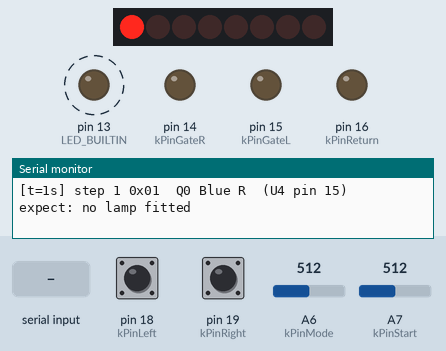
Recording of a sketch running on a simulated Arduino Nano, built with avr-gcc and run on an emulated ATmega328P. On the bench: 8 shift-register outputs drawn as a row of LEDs (first output left, lit = HIGH), output pins drawn as LEDs (lit = HIGH), the last lines printed to the serial monitor. Wiring (inferred from the names in the program): shift register (74HC595): data pin 2; shift clock pin 4; latch pin 3. Wiring (inferred from the signals the program sends): row of LEDs: on Q0, Q1, Q2, Q3, Q4, Q5, Q6, Q7. Dashed ring = blinking. The test bench sets the inputs (shaded band); at power-on: pin 18 (kPinLeft) HIGH, pin 19 (kPinRight) HIGH, A6 (kPinMode) = 512, A7 (kPinStart) = 512. Pins used as bus, display or sensor lines are not drawn.

Above: at 2.1 s.
2.2 s: "n" received over Serial
At 4.76 s:
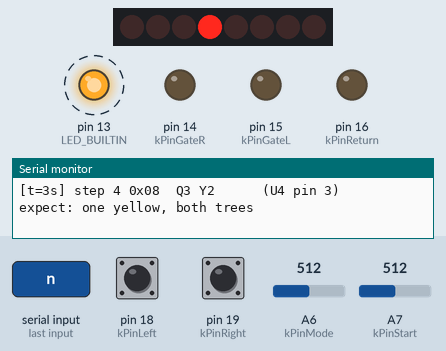
5.0 s: "n" received over Serial
At 9.9 s:
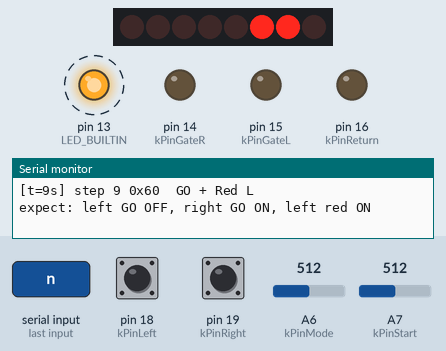
10.5 s: "n" received over Serial
At 19.76 s:
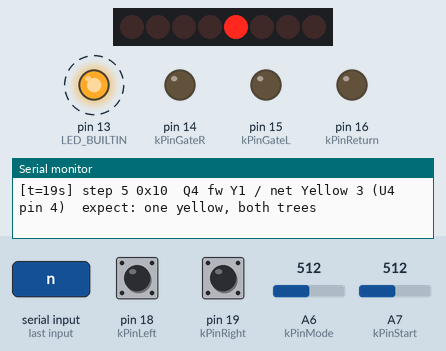
Timing chart, 0 to 21.5 s (numbered marks = the images above; inputs shaded):
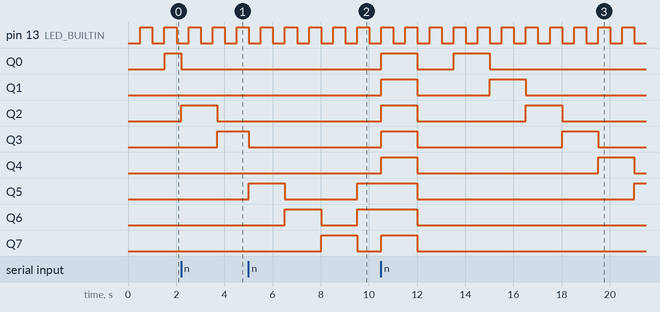

The sketch:

startController_hw_test.ino
```cpp
/*
 * Start Controller light-path and button test (standalone sketch).
 * Proves the SC Nano runs, the 74HC595 (U4) drives each lamp switch, the
 * U3/U1 "GO and not red" logic works, and the four buttons reach the Nano.
 * Uses no race code, no FC, and no serial link. Procedure:
 * startController_hw_test.md in this folder.
 *
 * USB serial: 115200 baud. Unplug the comm cable at J5 first - D0/D1 are
 * shared between USB and the link.
 *
 * Commands (type one character, then Enter):
 *   p  pause / resume the automatic step sequence (pause holds the outputs
 *      steady so you can probe them with a meter)
 *   n  next step       b  previous step       h  help
 */

#include <avr/pgmspace.h>

// ---- Pins: same as the race firmware (lights.cpp, gates.cpp, buttons.cpp) ----
static const uint8_t kPinData   = 2;   // U4 pin 14 (DS)
static const uint8_t kPinLatch  = 3;   // U4 pin 12 (STCP)
static const uint8_t kPinClock  = 4;   // U4 pin 11 (SHCP)
static const uint8_t kPinGateR  = 14;  // A0 - held LOW, as the race firmware does at boot
static const uint8_t kPinGateL  = 15;  // A1
static const uint8_t kPinReturn = 16;  // A2
static const uint8_t kPinLeft   = 18;  // digital, external pull-up
static const uint8_t kPinRight  = 19;  // digital, external pull-up
static const uint8_t kPinStart  = A7;  // analog-only
static const uint8_t kPinMode   = A6;  // analog-only

static const int           kAnalogThreshold = 512;   // same rule as buttons.cpp: below = pressed
static const unsigned long kStepMs          = 1500;  // auto-step dwell per pattern
static const unsigned long kHeartbeatMs     = 500;   // "L" LED toggle period
static const unsigned long kButtonPollMs    = 20;

// ---- Step table ----
// One row per pattern written to U4. "Qn" is the 74HC595 output bit; the
// U4 pin is where to probe it. Firmware names (lights.h) and PCB net names
// differ for the yellows: firmware Y3 is PCB net "Yellow 1" and firmware Y1
// is PCB net "Yellow 3". Note which physical lamp lights to settle it.
struct Step {
	uint8_t pattern;
	char    label[80];
};

static const Step kSteps[] PROGMEM = {
	{ 0x00, "ALL OFF                  expect: every lamp dark, U4 pin 5 = 0 V" },
	{ 0x01, "Q0 Blue R  (U4 pin 15)   expect: no lamp fitted" },
	{ 0x02, "Q1 Blue L  (U4 pin 1)    expect: no lamp fitted" },
	{ 0x04, "Q2 fw Y3 / net Yellow 1 (U4 pin 2)  expect: one yellow, both trees" },
	{ 0x08, "Q3 Y2      (U4 pin 3)    expect: one yellow, both trees" },
	{ 0x10, "Q4 fw Y1 / net Yellow 3 (U4 pin 4)  expect: one yellow, both trees" },
	{ 0x20, "Q5 GO      (U4 pin 5)    expect: GO lamp on BOTH trees" },
	{ 0x40, "Q6 Red L   (U4 pin 6)    expect: red, left tree only" },
	{ 0x80, "Q7 Red R   (U4 pin 7)    expect: red, right tree only" },
	{ 0x60, "GO + Red L               expect: left GO OFF, right GO ON, left red ON" },
	{ 0xA0, "GO + Red R               expect: right GO OFF, left GO ON, right red ON" },
	{ 0xFF, "ALL ON                   expect: yellows + reds ON, both GO OFF (red wins)" },
};
static const uint8_t kStepCount = sizeof(kSteps) / sizeof(kSteps[0]);

// ---- Run state: owned by loop(); reset only by a reboot ----
static uint8_t       stepIndex   = 0;
static bool          paused      = false;
static unsigned long stepStart   = 0;
static unsigned long beatStart   = 0;
static bool          beatOn      = false;
static unsigned long buttonPoll  = 0;
static bool          lastPressed[4] = { false, false, false, false };  // Start, Mode, Left, Right

// Same shift sequence as updateLights() in lights.cpp; latch is left HIGH,
// so a steady ~5 V on U4 pin 12 shows this code has run.
static void writeLights(uint8_t pattern) {
	digitalWrite(kPinLatch, LOW);
	shiftOut(kPinData, kPinClock, MSBFIRST, pattern);
	digitalWrite(kPinLatch, HIGH);
}

static void printStep() {
	Step s;
	memcpy_P(&s, &kSteps[stepIndex], sizeof(Step));
	Serial.print(F("[t="));
	Serial.print(millis() / 1000);
	Serial.print(F("s] step "));
	Serial.print(stepIndex);
	Serial.print(F(" 0x"));
	if (s.pattern < 0x10) Serial.print('0');
	Serial.print(s.pattern, HEX);
	Serial.print(F("  "));
	Serial.println(s.label);
}

static void applyStep() {
	Step s;
	memcpy_P(&s, &kSteps[stepIndex], sizeof(Step));
	writeLights(s.pattern);
	printStep();
	stepStart = millis();
}

static void printHelp() {
	Serial.println(F("Commands: p = pause/resume, n = next, b = back, h = help"));
}

// Read all four buttons with the race firmware's rules; print on any change.
static void pollButtons() {
	int  rawStart = analogRead(kPinStart);
	int  rawMode  = analogRead(kPinMode);
	bool now[4] = {
		rawStart < kAnalogThreshold,
		rawMode  < kAnalogThreshold,
		digitalRead(kPinLeft)  == LOW,
		digitalRead(kPinRight) == LOW,
	};
	static const char* const kNames[4] = { "Start (A7)", "Mode (A6)", "Left (D18)", "Right (D19)" };
	for (uint8_t i = 0; i < 4; i++) {
		if (now[i] == lastPressed[i]) continue;
		lastPressed[i] = now[i];
		Serial.print(F("BUTTON "));
		Serial.print(kNames[i]);
		Serial.print(now[i] ? F(" PRESSED") : F(" released"));
		if (i == 0) { Serial.print(F("  raw=")); Serial.print(rawStart); }
		if (i == 1) { Serial.print(F("  raw=")); Serial.print(rawMode); }
		Serial.println();
	}
}

static void handleCommand(char c) {
	switch (c) {
		case 'p':
			paused = !paused;
			Serial.println(paused ? F("PAUSED - outputs held") : F("RUNNING"));
			if (!paused) stepStart = millis();
			break;
		case 'n':
			stepIndex = (stepIndex + 1) % kStepCount;
			applyStep();
			break;
		case 'b':
			stepIndex = (stepIndex + kStepCount - 1) % kStepCount;
			applyStep();
			break;
		case 'h':
			printHelp();
			break;
		default:
			break;  // ignore Enter, spaces, and unknown keys
	}
}

void setup() {
	// Sample Mode first, the same way the race firmware does at power-up.
	int bootMode = analogRead(kPinMode);

	pinMode(kPinData, OUTPUT);
	pinMode(kPinClock, OUTPUT);
	pinMode(kPinLatch, OUTPUT);
	writeLights(0x00);

	pinMode(kPinGateL, OUTPUT);   digitalWrite(kPinGateL, LOW);
	pinMode(kPinGateR, OUTPUT);   digitalWrite(kPinGateR, LOW);
	pinMode(kPinReturn, OUTPUT);  digitalWrite(kPinReturn, LOW);

	pinMode(kPinLeft, INPUT);
	pinMode(kPinRight, INPUT);
	pinMode(LED_BUILTIN, OUTPUT);

	Serial.begin(115200);
	Serial.println();
	Serial.println(F("=== SC light-path test ==="));
	Serial.print(F("Built "));
	Serial.print(F(__DATE__));
	Serial.print(' ');
	Serial.println(F(__TIME__));
	Serial.print(F("Mode at boot: raw="));
	Serial.print(bootMode);
	Serial.println(bootMode < kAnalogThreshold
		? F(" -> PRESSED (race firmware would enter RACE_TEST)")
		: F(" -> released"));
	printHelp();

	applyStep();
	beatStart = millis();
}

void loop() {
	unsigned long now = millis();

	if (now - beatStart >= kHeartbeatMs) {
		beatStart = now;
		beatOn = !beatOn;
		digitalWrite(LED_BUILTIN, beatOn ? HIGH : LOW);
	}

	if (now - buttonPoll >= kButtonPollMs) {
		buttonPoll = now;
		pollButtons();
	}

	while (Serial.available() > 0) handleCommand((char)Serial.read());

	if (!paused && now - stepStart >= kStepMs) {
		stepIndex = (stepIndex + 1) % kStepCount;
		applyStep();
	}
}
```

Measured:
- by itself, pin 13 (LED_BUILTIN): alternates HIGH for 0.50 s and LOW for 0.50 s
